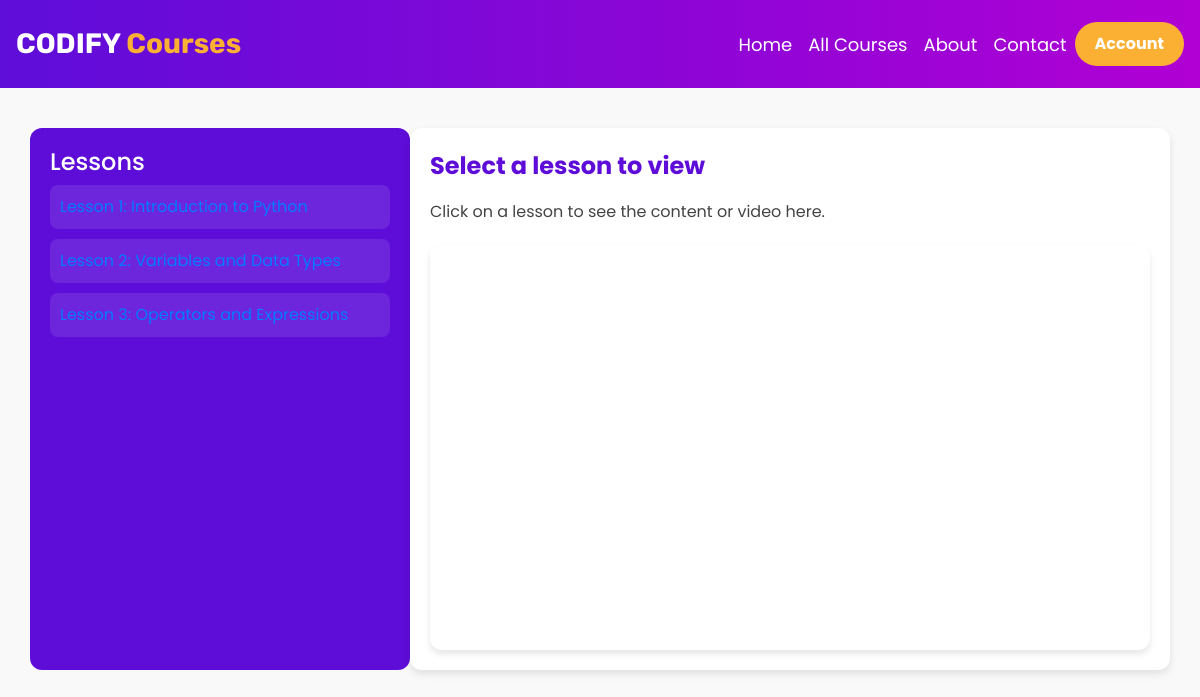
Page /course_lessons/1 on the earlier database version.
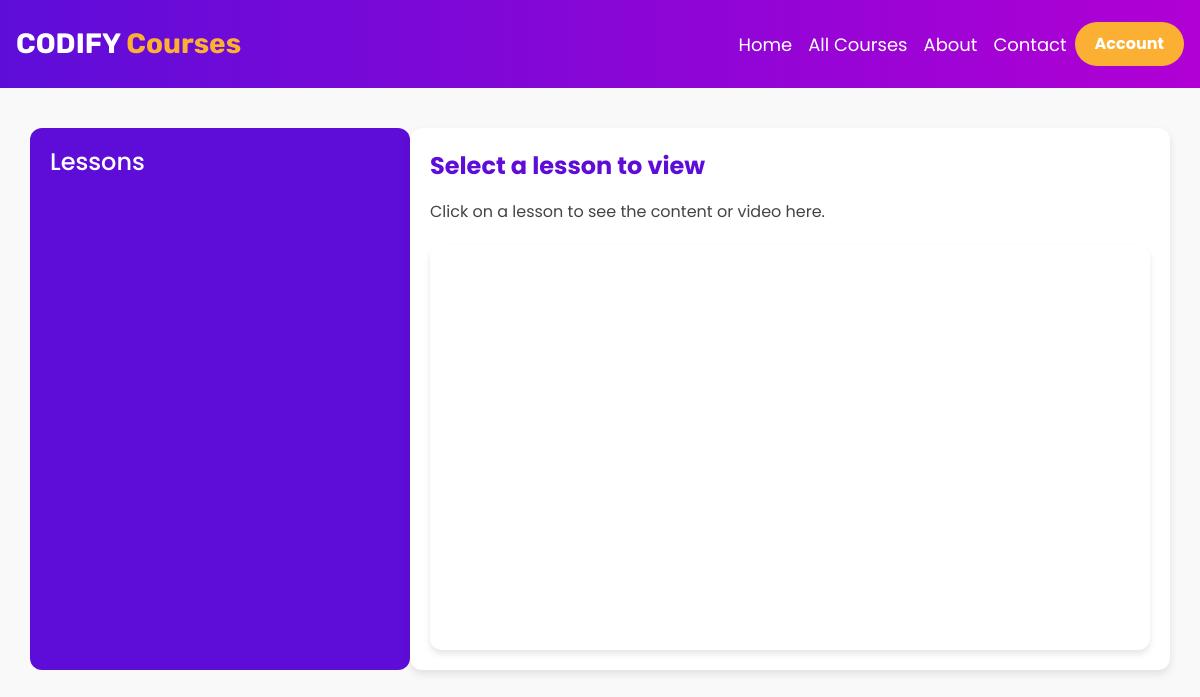
Same page on the later database version.
### models.py (models this page shows)
class Lesson(Base):
    __tablename__ = 'lessons'
    id = Column(Integer, primary_key=True)
    title = Column(String(100), nullable=False)
    content = Column(String(200), nullable=False)
    completed = Column(Boolean, default=False)
    course_link = Column(String(500), nullable=False)
    course_id = Column(Integer, ForeignKey('courses.id', ondelete='CASCADE'))
    course = relationship('Course', back_populates='lessons')

### app.py (the view)
@app.route('/course_lessons/<int:id>')
def course_lessons(id):
    username = session.get('username')
    course = db_session.query(Course).filter_by(id=id).first()
    if not course:
        return "Course not found", 404
    return render_template('course_lessons.html', course=course)

### templates/course_lessons.html (shortened to what this page needs)
<!DOCTYPE html>
<html lang="en">
<head>
    <link rel="stylesheet" href="https://cdn.jsdelivr.net/npm/bootstrap@4.6.2/dist/css/bootstrap.min.css"
>
</head>
<body>
    <div class="container-fluid banner1">
        <nav class="navbar navbar-expand-lg">
            <a class="navbar-brand" href="#">CODIFY <span>Courses</span></a>
            <div class="collapse navbar-collapse" id="navbarNav">
                <ul class="navbar-nav ml-auto">
                    <li class="nav-item">
                        <a class="nav-link" href="/">Home</a>
                    </li>
                    <li class="nav-item">
                        <a class="nav-link" href="/courses">All Courses</a>
                    </li>
                    <li class="nav-item">
                        <a class="nav-link" href="/about">About</a>
                    </li>
                    <li class="nav-item">
                        <a class="nav-link" href="/contact">Contact</a>
                    </li>
                </ul>
                <a href="/login" class="btn btn-custom">Account</a>
            </div>
        </nav>
    </div>
    <div class="container">
        <div class="row">
            <div class="col-md-4">
                <h4>Lessons</h4>
                {% for lesson in course.lessons %}
                <div class="lesson-item">
                    <a href="#" class="lesson-link" data-lesson-id="{{ lesson.id }}"
                        data-lesson-title="{{ lesson.title }}" data-lesson-content="{{ lesson.content }}"
                        data-lesson-video="{{ lesson.course_link }}">{{ lesson.title }}</a>
                </div>
                {% endfor %}
            </div>
            <div class="col-md-8">
                <div id="lessonTitle">Select a lesson to view</div>
                <div id="lessonContent">Click on a lesson to see the content or video here.</div>
                <div id="lessonVideo" class="embed-responsive embed-responsive-16by9"></div>
            </div>
        </div>
    </div>
</body>
</html>

### templates/course_lessons.html (style rules this page uses)
body { font-family: 'Poppins', sans-serif; margin: 0; padding: 0; background-color: #f9f9f9; color: #333; }
.banner1 { background: linear-gradient(90deg, #5e0dd9, #b100d4); padding: 10px 0; text-align: center; color: white; }
.navbar-brand { font-weight: 700; font-family: 'Rubik', sans-serif; color: #fff; font-size: 28px; }
.navbar-brand span { color: #fbb034; }
.nav-link { font-size: 18px; color: white !important; transition: color 0.3s; }
.btn-custom { background-color: #fbb034; border: none; border-radius: 30px; padding: 10px 20px; font-weight: bold; color: white; transition: background-color 0.3s; }
.container { margin-top: 40px; }
.col-md-4 { background-color: #5e0dd9; color: white; border-radius: 12px; padding: 20px; }
.col-md-8 { background-color: #fff; box-shadow: 0 4px 8px rgba(0, 0, 0, 0.1); border-radius: 12px; padding: 20px; }
#lessonTitle { font-size: 24px; font-weight: bold; color: #5e0dd9; }
#lessonContent { margin-top: 15px; font-size: 16px; line-height: 1.6; color: #444; }
.embed-responsive { margin-top: 20px; border-radius: 12px; overflow: hidden; box-shadow: 0 4px 6px rgba(0, 0, 0, 0.1); }

Differences in the rows shown:
removed Lesson: title "Lesson 1: Introduction to Python"
removed Lesson: title "Lesson 2: Variables and Data Types"
removed Lesson: title "Lesson 3: Operators and Expressions"
